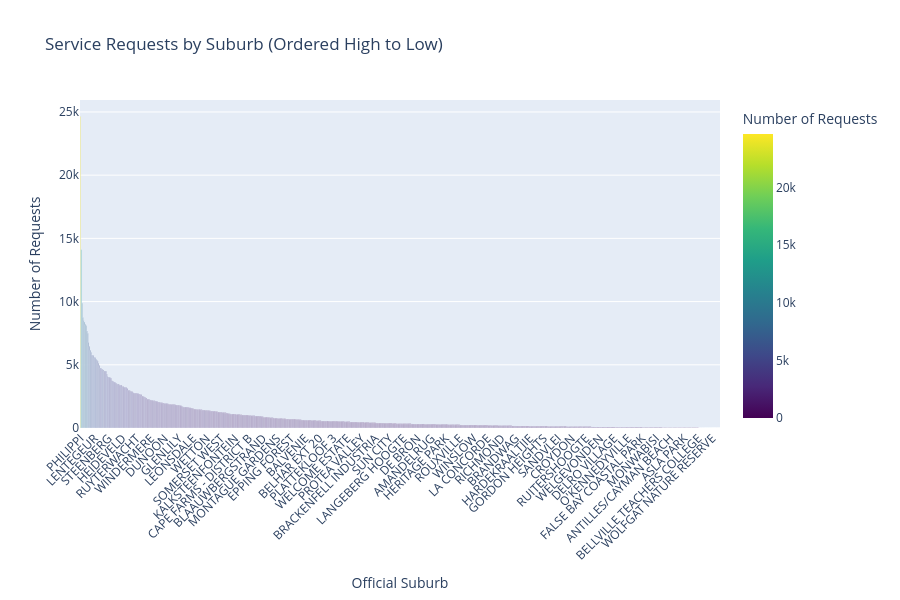

Notebook code cell kept with this figure:
### Markdown cell above
### Output 4: Bar Chart - Service Requests by Suburb

Number of service requests (y-axis) by suburb (x-axis), ordered from highest to lowest.

### Code cell
suburb_counts = df['official_suburb'].value_counts().reset_index()
suburb_counts.columns = ['suburb', 'count']

fig = px.bar(
    suburb_counts,
    x='suburb',
    y='count',
    title='Service Requests by Suburb (Ordered High to Low)',
    labels={'suburb': 'Official Suburb', 'count': 'Number of Requests'},
    color='count',
    color_continuous_scale='Viridis'
)

fig.update_layout(
    xaxis_tickangle=-45,
    height=600,
    showlegend=False,
    xaxis={'categoryorder': 'total descending'}
)

fig.show()

### Figure 1 — Plotly figure (JSON) as saved in the notebook; plotly's stock layout.template omitted (floating-point values rounded to 4 significant figures; data arrays with more than 128 entries replaced by an {"elided": "..."} marker saying what was removed)
{"data": [{"hovertemplate": "Official Suburb=%{x}<br>Number of Requests=%{marker.color}<extra></extra>", "legendgroup": "", "marker": {"color": {"elided": "775 int values"}, "coloraxis": "coloraxis", "pattern": {"shape": ""}}, "name": "", "orientation": "v", "showlegend": false, "textposition": "auto", "type": "bar", "x": {"elided": "775 str values"}, "xaxis": "x", "y": {"elided": "775 int values"}, "yaxis": "y"}], "layout": {"barmode": "relative", "coloraxis": {"colorbar": {"title": {"text": "Number of Requests"}}, "colorscale": [[0, "#440154"], [0.1111, "#482878"], [0.2222, "#3e4989"], [0.3333, "#31688e"], [0.4444, "#26828e"], [0.5556, "#1f9e89"], [0.6667, "#35b779"], [0.7778, "#6ece58"], [0.8889, "#b5de2b"], [1, "#fde725"]]}, "height": 600, "legend": {"tracegroupgap": 0}, "showlegend": false, "title": {"text": "Service Requests by Suburb (Ordered High to Low)"}, "xaxis": {"anchor": "y", "categoryorder": "total descending", "domain": [0, 1], "tickangle": -45, "title": {"text": "Official Suburb"}}, "yaxis": {"anchor": "x", "domain": [0, 1], "title": {"text": "Number of Requests"}}}}
